Frame 1 (no input): blank canvas, image omitted
Frame 60 (the mouse pressed at the canvas centre just before this capture): blank canvas, image omitted
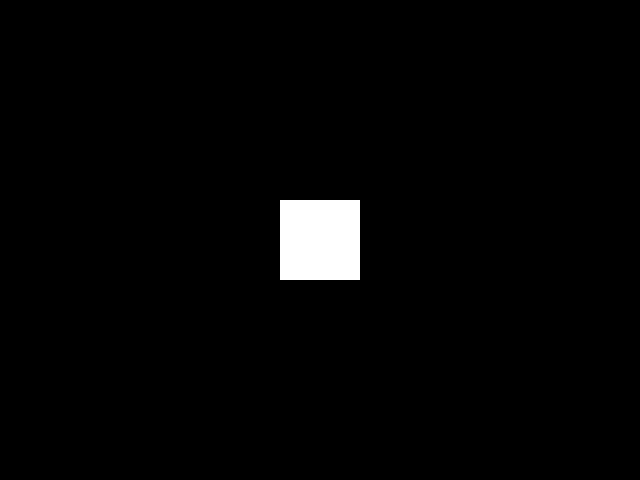
Frame 120 (the mouse held since frame 60 and released just before this capture)

The Processing sketch whose frames 1 and 60 were blank and that drew this single picture after the mouse press (run headless with seeded random() and noise(); from frame 60 on, the mouse is pressed at the canvas centre):

// Processing sketch: PixelPainter
// ── PixelPainter.pde
Pixel[][] mosaic;

int DIMENSION = 20;
int RADIATION = 50;
float SENS = 100;
float FADE = 10;
float WABBLE = 0;

float RED = 255;
float GREEN = 255;
float BLUE = 255;

float mouseXX;
float mouseYY;
int WIDTH = 0;
int HEIGHT = 0;
boolean clk = false;

void setup()
{
  size(640,480);
  background(255);
  WIDTH = floor(width/DIMENSION);
  HEIGHT = floor(height/DIMENSION);  
  mosaic = new Pixel[WIDTH][HEIGHT];
  for (int i=0; i<WIDTH; i++)
    for (int j=0; j<HEIGHT; j++)
    {
      mosaic[i][j] = new Pixel(i,j);
    }
}

void draw()
{
  background(255);
  mouseXX = mouseX + random(-1,1)*WABBLE;
  mouseYY = mouseY + random(-1,1)*WABBLE;
  for (int i=0; i<WIDTH; i++)
    for (int j=0; j<HEIGHT; j++)
    {
      mosaic[i][j].show();
    }
}

void mousePressed()
{
  clk = true;
}

void mouseReleased()
{
  clk = false;
}

void keyPressed()
{
  if (key == ' ')
  {
    RED = random(0,255);
    GREEN = random(0,255);
    BLUE = random(0,255);
  }
  if (key == 'r')
  {
    RED = 255;
    GREEN = 0;
    BLUE = 0;
  }
  if (key == 'g')
  {
    GREEN = 255;
    RED = 0;
    BLUE = 0;
  }
  if (key == 'b')
  {
    BLUE = 255;
    RED = 0;
    GREEN = 0;
  }
  if (key == 'w')
  {
    RED = 255;
    GREEN = 255;
    BLUE = 255;
  }
  if (key == 'k')
  {
    RED = 0;
    GREEN = 0;
    BLUE = 0;
  }
  
}
// ── Pixel.pde
class Pixel
{
  float x;
  float y;
  float R;
  float G;
  float B;
  boolean isOn = false;
  float dist;
  
  Pixel(int xx, int yy)
  {
    x = xx * DIMENSION + DIMENSION / 2;
    y = yy * DIMENSION + DIMENSION / 2;
  }
  
  void show()
  {
    update();
    noStroke();
    fill(color(R,G,B));
    rect(x-DIMENSION/2, y-DIMENSION/2, DIMENSION, DIMENSION);
  }
  
  void update()
  {
    if (clk) dist = distance();
    
    if (dist <= RADIATION && clk)
    {  
      R += (1-dist/RADIATION)*SENS*RED/255;
      if (R > 255) R = 255;
      G += (1-dist/RADIATION)*SENS*GREEN/255;
      if (G > 255) G = 255;
      B += (1-dist/RADIATION)*SENS*BLUE/255;
      if (B > 255) B = 255;
    }
    if (dist > RADIATION && isOn)
    {
      R -= FADE*R/255;
      if (R < 0) R = 0;
      G -= FADE*G/255;
      if (G < 0) G = 0;
      B -= FADE*B/255;
      if (B < 0) B = 0;
    }
    
    if (R == 0 && G == 0 && B == 0) isOn = false;
    else isOn = true;
 
  }
    
  float distance()
  {
    return sqrt((x - mouseXX)*(x - mouseXX)+(y - mouseYY)*(y - mouseYY));
  }
}
